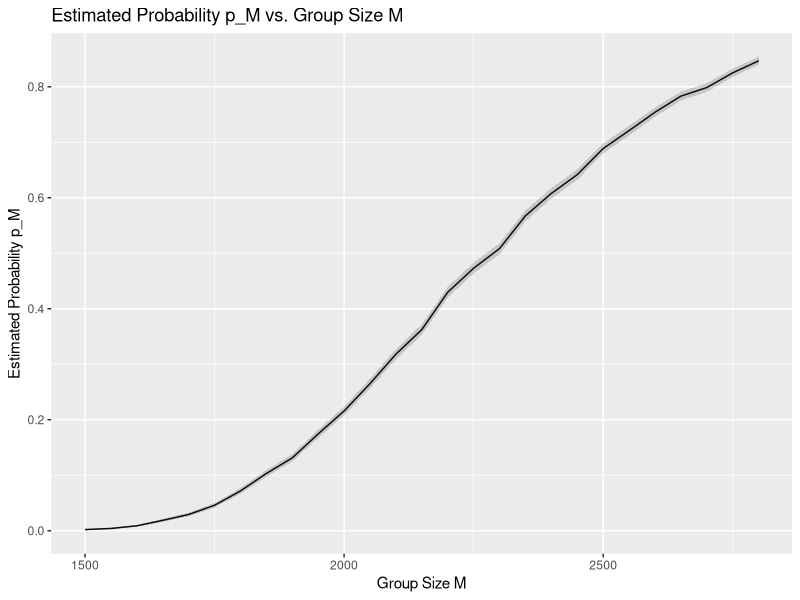

Here is the R script that generated this plot: (Note: a time limit stopped this script after it produced the figure.)
# Load necessary libraries
library(tibble)
library(ggplot2)
library(progress)
library(dplyr)

# Define function for estimating p_M with a progress bar
p_hat <- function(n = 365, M, B = 10000, prob = rep(1, n) / n) {
  pb <- progress_bar$new(
    format = "Simulating [:bar] :percent eta: :eta",
    total = B, clear = FALSE, width = 60
  )
  mean(replicate(B, {
    pb$tick() # Update progress bar for each simulation
    length(unique(sample(1:n, M, replace = TRUE, prob = prob))) == n
  }))
}

# Step 2: Expanded range of M values with progress bar
M_range <- seq(1500, 2800, by = 50)
results <- tibble(
  M = M_range,
  p_hat = sapply(M_range, function(M) {
    cat("Calculating for M =", M, "\n") # Print progress for M value
    p_hat(n = 365, M = M, B = 10000)
  })
)

# Step 4: Plot p_hat vs. M with confidence intervals
ggplot(results, aes(x = M, y = p_hat)) +
  geom_line() +
  geom_ribbon(aes(
    ymin = p_hat - 1.96 * sqrt(p_hat * (1 - p_hat) / 10000),
    ymax = p_hat + 1.96 * sqrt(p_hat * (1 - p_hat) / 10000)
  ), alpha = 0.2) +
  labs(
    title = "Estimated Probability p_M vs. Group Size M",
    y = "Estimated Probability p_M",
    x = "Group Size M"
  )

# Step 5: Find M where p_M ≈ 0.5
M_half <- results$M[which.min(abs(results$p_hat - 0.5))]

# Step 7: Generalize steps with varying B values and a progress bar
B_values <- c(10000, 50000, 100000)
generalized_results <- lapply(B_values, function(B) {
  cat("Starting simulations for B =", B, "\n")
  pb_B <- progress_bar$new(
    format = paste("Progress for B =", B, "[:bar] :percent eta: :eta"),
    total = length(M_range), clear = FALSE, width = 60
  )
  
  # Try-catch to handle potential errors during simulations
  tryCatch({
    tibble(
      M = M_range,
      p_hat = sapply(M_range, function(M) {
        pb_B$tick() # Update progress bar for each M value in B
        p_hat(n = 365, M = M, B = B)
      }),
      B = B
    )
  }, error = function(e) {
    cat("Error in simulation for B =", B, ": ", e$message, "\n")
    NULL # Return NULL on error
  })
})

# Combine results into a single data frame, removing any NULL entries
generalized_data <- bind_rows(generalized_results, .id = "simulation") %>%
  filter(!is.na(M))

# Step 8: Plot comparison across different B values
ggplot(generalized_data, aes(x = M, y = p_hat, color = factor(B), group = B)) +
  geom_line() +
  labs(
    title = "Probability p_M for Different Simulation Sizes B",
    y = "Estimated Probability p_M",
    x = "Group Size M"
  ) +
  scale_color_discrete(name = "Simulation Size B")
